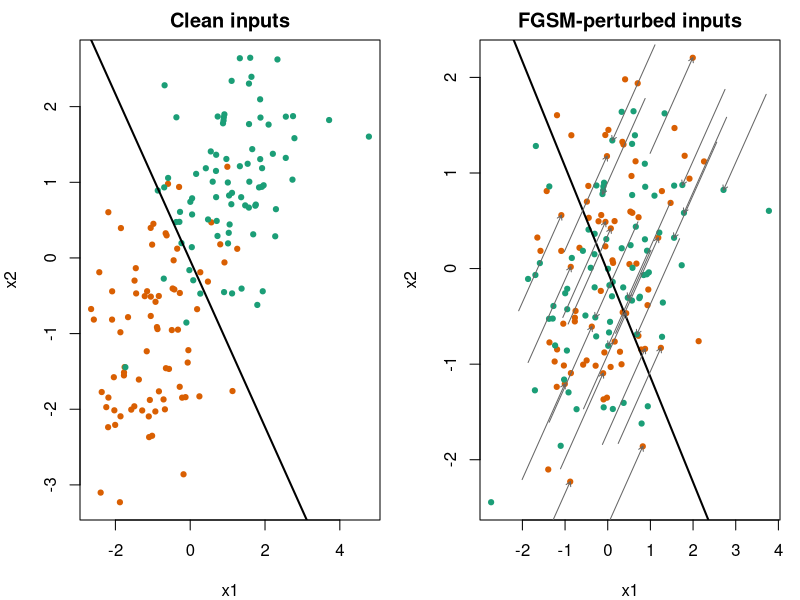

Reproduce this figure in R.
## ---- chunk 1
#| include: false
suppressPackageStartupMessages(library(tidyverse))
## ---- chunk 2
set.seed(1301)

# Two Gaussian classes in 2-D with overlap so the boundary is non-trivial.
n <- 400
mu0 <- c(-1.0, -1.0)
mu1 <- c( 1.0,  1.0)
Sigma <- matrix(c(1, 0.3, 0.3, 1), 2, 2)

rmvn <- function(n, mu, Sigma) {
  L <- chol(Sigma)
  matrix(rnorm(n * 2), n, 2) %*% L + matrix(mu, n, 2, byrow = TRUE)
}

X0 <- rmvn(n / 2, mu0, Sigma)
X1 <- rmvn(n / 2, mu1, Sigma)
X  <- rbind(X0, X1)
y  <- c(rep(0, n / 2), rep(1, n / 2))

# Train / test split.
idx   <- sample(seq_len(n), size = floor(0.6 * n))
Xtr   <- X[idx, ];  ytr <- y[idx]
Xte   <- X[-idx, ]; yte <- y[-idx]

sigmoid <- function(z) 1 / (1 + exp(-z))

# Fit logistic regression (clean model).
df_tr <- data.frame(x1 = Xtr[, 1], x2 = Xtr[, 2], y = ytr)
clean_fit <- glm(y ~ x1 + x2, data = df_tr, family = binomial())
beta  <- coef(clean_fit)[c("x1", "x2")]
beta0 <- coef(clean_fit)[["(Intercept)"]]
## ---- chunk 3
# FGSM perturbation for logistic regression, exact input gradient.
fgsm <- function(Xmat, yvec, beta, beta0, epsilon) {
  z    <- as.numeric(beta0 + Xmat %*% beta)
  p    <- sigmoid(z)
  # grad_x L = (p - y) * beta, broadcast over rows.
  grad <- outer(p - yvec, beta)              # n x 2
  Xmat + epsilon * sign(grad)
}

predict_label <- function(Xmat, beta, beta0) {
  as.integer(sigmoid(as.numeric(beta0 + Xmat %*% beta)) > 0.5)
}

epsilon <- 1.0

# Clean and adversarial test accuracy for the clean model.
acc <- function(pred, truth) mean(pred == truth)

clean_acc_clean_model <- acc(predict_label(Xte, beta, beta0), yte)
Xte_adv <- fgsm(Xte, yte, beta, beta0, epsilon)
adv_acc_clean_model <- acc(predict_label(Xte_adv, beta, beta0), yte)
## ---- chunk 4
# Adversarial training: augment with FGSM-perturbed training points.
Xtr_adv <- fgsm(Xtr, ytr, beta, beta0, epsilon)
df_aug  <- data.frame(
  x1 = c(Xtr[, 1], Xtr_adv[, 1]),
  x2 = c(Xtr[, 2], Xtr_adv[, 2]),
  y  = c(ytr, ytr)
)
robust_fit <- glm(y ~ x1 + x2, data = df_aug, family = binomial())
rbeta  <- coef(robust_fit)[c("x1", "x2")]
rbeta0 <- coef(robust_fit)[["(Intercept)"]]

clean_acc_robust_model <- acc(predict_label(Xte, rbeta, rbeta0), yte)
# Attacker adapts to the defended model's gradient.
Xte_adv_r <- fgsm(Xte, yte, rbeta, rbeta0, epsilon)
adv_acc_robust_model <- acc(predict_label(Xte_adv_r, rbeta, rbeta0), yte)

results <- data.frame(
  Model = c("Standard (clean training)", "Adversarial training"),
  `Clean accuracy` = round(c(clean_acc_clean_model, clean_acc_robust_model), 3),
  `Adversarial accuracy` = round(c(adv_acc_clean_model, adv_acc_robust_model), 3),
  check.names = FALSE
)
## ---- chunk 5
knitr::kable(
  results,
  caption = "Clean versus adversarial test accuracy for a standard logistic-regression classifier and the same classifier after adversarial training (FGSM augmentation, epsilon = 1.0). Adversarial accuracy is measured against perturbations adapted to each model."
)
## ---- chunk 6
op <- par(mfrow = c(1, 2), mar = c(4, 4, 2, 1))

# Boundary: beta0 + b1*x1 + b2*x2 = 0  =>  x2 = -(beta0 + b1*x1)/b2
abline_for <- function(b0, b) c(intercept = unname(-b0 / b[2]), slope = unname(-b[1] / b[2]))

cols <- ifelse(yte == 1, "#1b9e77", "#d95f02")

# Panel 1: clean
plot(Xte[, 1], Xte[, 2], col = cols, pch = 19, cex = 0.7,
     xlab = "x1", ylab = "x2", main = "Clean inputs")
ln <- abline_for(beta0, beta)
abline(a = ln["intercept"], b = ln["slope"], lwd = 2)

# Panel 2: adversarial
plot(Xte_adv[, 1], Xte_adv[, 2], col = cols, pch = 19, cex = 0.7,
     xlab = "x1", ylab = "x2", main = "FGSM-perturbed inputs")
abline(a = ln["intercept"], b = ln["slope"], lwd = 2)
samp <- sample(seq_len(nrow(Xte)), 25)
arrows(Xte[samp, 1], Xte[samp, 2],
       Xte_adv[samp, 1], Xte_adv[samp, 2],
       length = 0.05, col = "grey40")

par(op)
